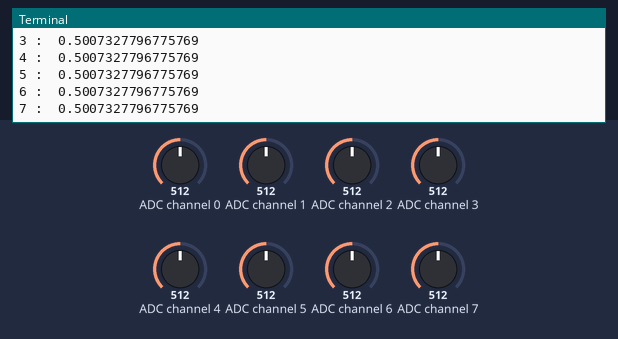
The program below on a simulated Raspberry Pi (BCM pin numbers). Shown: the last lines printed to the terminal. The test bench sets the inputs (shaded band); at power-on: ADC channel 0 = 512, ADC channel 1 = 512, ADC channel 2 = 512, ADC channel 3 = 512, ADC channel 4 = 512, ADC channel 5 = 512, ADC channel 6 = 512, ADC channel 7 = 512 (analog values on the 0–1023 scale).

Above: at 1.2 s.
1.3 s: ADC channel 0 set to 716
At 1.59 s:
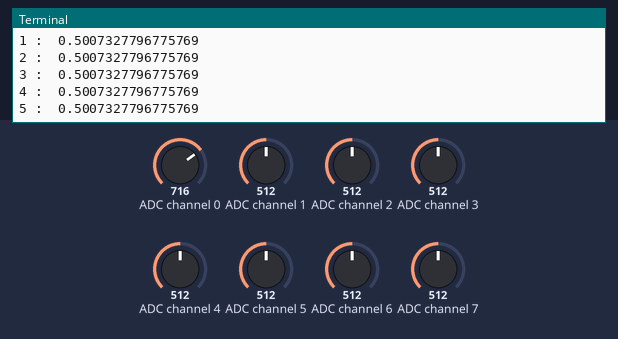
2.8 s: ADC channel 1 set to 716
At 3.49 s:
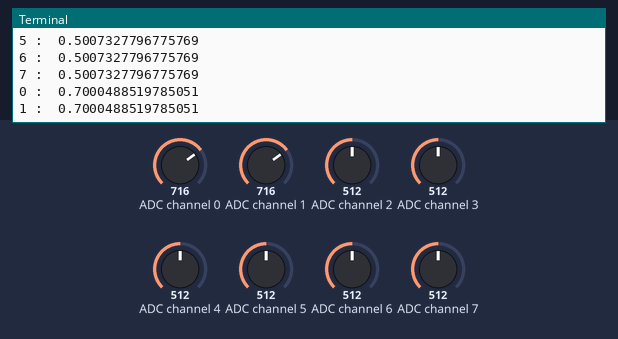
4.3 s: ADC channel 2 set to 716
At 4.76 s:
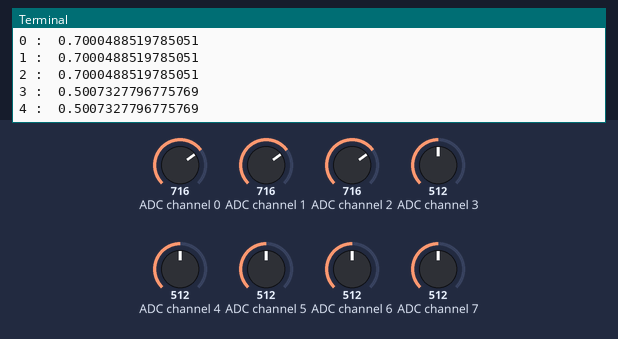
5.8 s: ADC channel 3 set to 716
At 6.03 s:
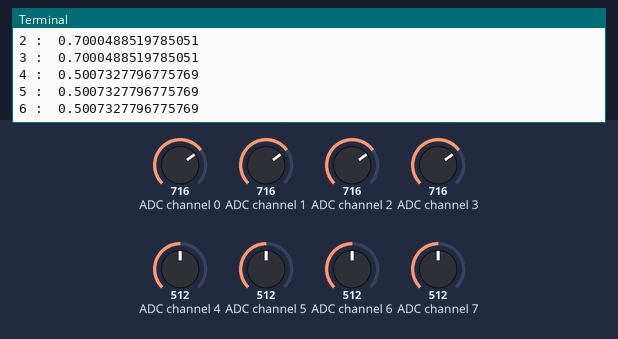
7.3 s: ADC channel 4 set to 716
At 7.93 s:
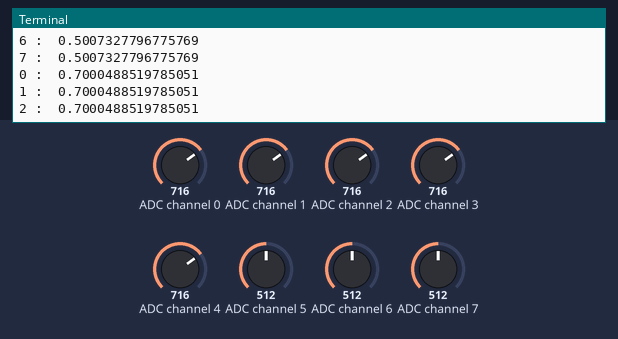
8.8 s: ADC channel 5 set to 716
At 8.88 s:
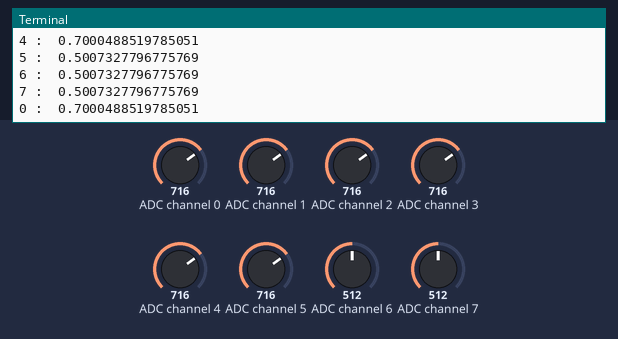
Timing chart, 0 to 11.3 s (numbered marks = the images above; inputs shaded):
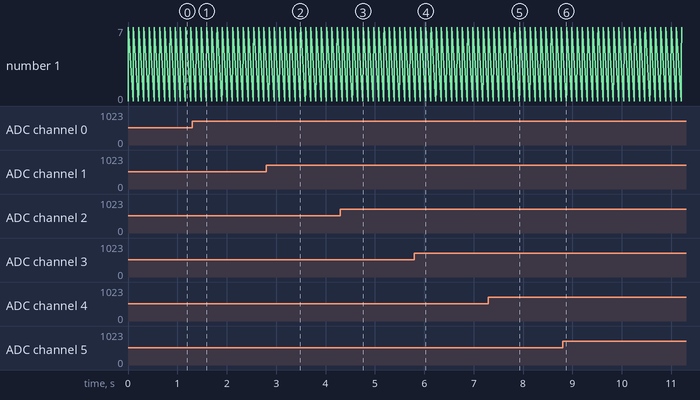

The program:

ldr.py
```python
#!/usr/bin/python3
from gpiozero import MCP3008
from time import sleep

while True:
    for x in range(0, 8):
        with MCP3008(channel=x) as reading:
            print(x,": ", reading.value)
    sleep(0.1)
```

Measured:
- after the input at 1.3 s, the terminal: prints a new line after 0.07 s (image 1)
- after the input at 2.8 s, the terminal: prints a new line after 0.06 s (image 2)
- after the input at 4.3 s, the terminal: prints a new line at once (image 3)
- after the input at 5.8 s, the terminal: prints a new line at once (image 4)
- after the input at 7.3 s, the terminal: prints a new line after 0.10 s (image 5)
